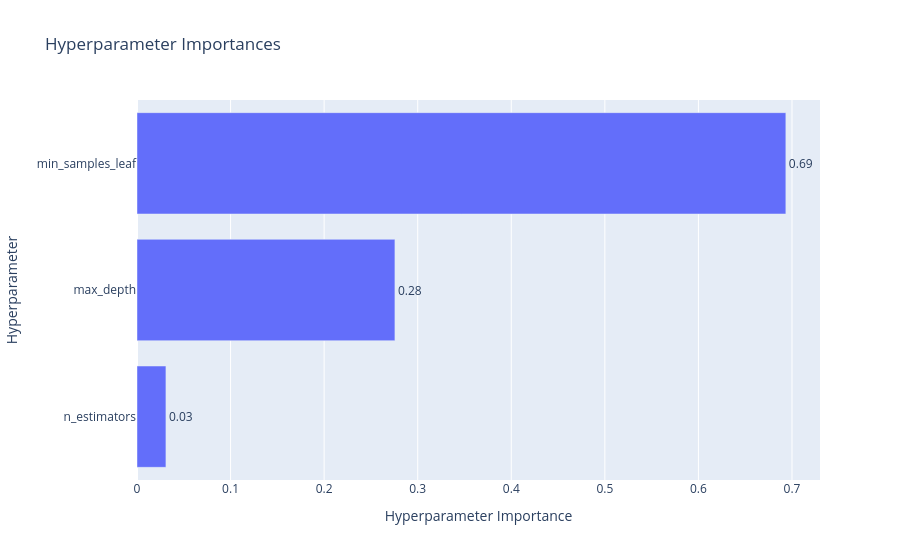

Notebook cell for this chart:
### Markdown cell above
График важности гиперпараметров - помогает понять, какие гиперпараметры вносят больший вклад в минимизацию/максимизацию метрики.

### Code cell
optuna.visualization.plot_param_importances(study, target_name="f1_score")

### Figure 1 — Plotly figure (JSON) as saved in the notebook; plotly's stock layout.template omitted (floating-point values rounded to 4 significant figures)
{"data": [{"cliponaxis": false, "hovertemplate": ["n_estimators (IntDistribution): 0.03091888578559003<extra></extra>", "max_depth (IntDistribution): 0.2756441638257517<extra></extra>", "min_samples_leaf (IntDistribution): 0.6934369503886584<extra></extra>"], "name": "f1_score", "orientation": "h", "text": ["0.03", "0.28", "0.69"], "textposition": "outside", "type": "bar", "x": [0.03092, 0.2756, 0.6934], "y": ["n_estimators", "max_depth", "min_samples_leaf"]}], "layout": {"title": {"text": "Hyperparameter Importances"}, "xaxis": {"title": {"text": "Hyperparameter Importance"}}, "yaxis": {"title": {"text": "Hyperparameter"}}}}
